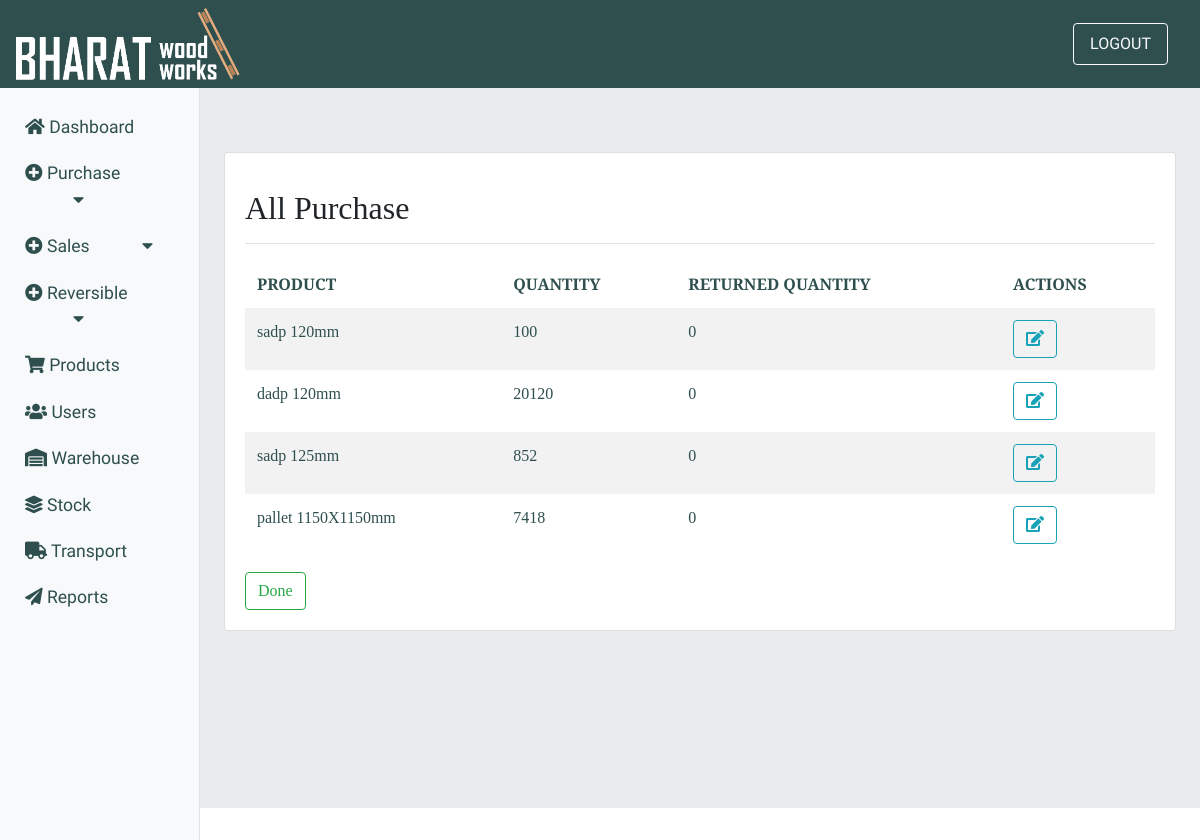
The page /purchasereturnproduct/25 (signed in) on the database its author committed.
### purchase/models.py (models this page shows)
class Purchase_has_Product(models.Model):
    purchase = models.ForeignKey(Purchase,on_delete=models.CASCADE,null=True,blank=False)
    product = models.ForeignKey(Product,on_delete=models.DO_NOTHING,null=True,blank=False)
    qty     = models.IntegerField(null=True,blank=False)
    price   = models.IntegerField(null=True,blank=False)

class Product(models.Model):
    product_name = models.CharField(max_length=40)
    size     = models.CharField(max_length=30)
    unit     = models.CharField(max_length=30,null=True)
    holes    = models.CharField(max_length=20,default=" ")
    hole_size= models.CharField(max_length=20,default=" ")
    is_active = models.BooleanField(default=True)
    def __str__(self):
        return self.product_name+' '+ self.size + self.unit+' '+self.holes

### purchase/views.py (the view)
@login_required(login_url='login')
def purchase_return_product(request, id):
    pur1 = PurchaseReturn.objects.latest('id')
    items = Purchase_has_Product.objects.filter(purchase=pur1.purchase)
    purchase = pur1.purchase
    pr_obj = PurchaseReturn.objects.filter(purchase=pur1.purchase)
    total_qty = []
    d = {}
    for i in items:
        total_qty.append(checkqty(i.product, pur1))
    d = dict(zip(items, total_qty))
    context = {'items': items, 'pur1': pur1,
               'purchase': purchase, 'd': d.items()}
    return render(request, 'purchase/add_item2.html', context)

### purchase/models.py (called while the page is built)
    def __str__(self):
        return str(self.id)

    def __str__(self):
        return str(self.id)

### purchase/views.py (called while the page is built)
def checkqty(prod, pr):
    total_qty = 0
    purchase_ret = PurchaseReturn.objects.filter(purchase=pr.purchase)
    for i in purchase_ret:
        try:
            prhp = Purchase_Return_has_Product.objects.get(
                purchase_return=i, product=prod)
            total_qty += prhp.qty
        except Exception as e:
            print(e)
    return total_qty

### purchase/templates/purchase/add_item2.html (shortened to what this page needs)
{% extends 'inventory/main.html' %}
{% block content %}
<div class="card mb-4">
  <div class="card-body">
    <div
      class="d-flex justify-content-between flex-wrap flex-md-nowrap align-items-center pt-3 pb-2 mb-3 border-bottom">
      <h1 class="h2">All Purchase</h1>
    </div>
    <table class="table table-striped table-borderless" data-toggle="table" data-search="true" data-show-toggle="true"
      data-show-fullscreen="true" data-show-columns="true">
      <thead>
        <tr>
          <th>PRODUCT</th>
          <th>QUANTITY</th>
          <th>RETURNED QUANTITY</th>
          <th>ACTIONS</th>
        </tr>
      </thead>
      <tbody>
        {% if items %}
        {% for item,qty in d %}
        <td>{{ item.product}}</td>
        <td>{{ item.qty }}</td>
        <td>{{ qty }}</td>
        <td>
          <a href="{% url 'pur_ret_has_prod' item.id %}" class="btn btn-outline-info">
            <i class="fas fa-edit"></i>
          </a>
        </td>
        {% endfor %}
        {% else %}
        <tr>No Products Added yet</tr>
        {% endif %}
      </tbody>
    </table>
    <a class="btn btn-outline-success" href="{% url 'purchasereturn' pur1.purchase %}"> Done </a>
  </div>
</div>
{% endblock %}

### static/css/dashboard.css (style rules this page uses)
:root { --Sniglet-font: "Sniglet", cursive; --Rubik: "Rubik", cursive; --Patua: "Patua One", cursive; --Lobster: "lobster", cursive; --Merriweather: "Merriweather Sans", cursive; --light-black: #2e2c2caf; --bggradient: linear-gradient(to bottom, #ff5733, #ffffff); --light-gray: rgba(255, 255, 255, 0.877); }
tr, td { color: darkslategrey; }

### rows shown on the page
Purchase_has_Product: product "sadp 120mm", qty "100", qty "0"
Purchase_has_Product: product "dadp 120mm", qty "20120", qty "0"
Purchase_has_Product: product "sadp 125mm", qty "852", qty "0"
Purchase_has_Product: product "pallet 1150X1150mm", qty "7418", qty "0"
